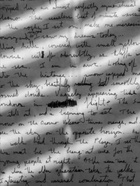
#> input picture data/writing.jpg, 140 x 186 px, shrunk from 420 x 559 before the run, found by its file name
$ python adaptive_threshold.py
#> lines starting #> are read from the running program, lines starting #| are printed output that depends on the picture
import os

import cv2

#when one "global" threshold does not work
#computes based making many small regions and finding threshold for each region

img = cv2.imread(os.path.join('.', 'data', 'writing.jpg'))
#> img is the input picture: shape (186, 140, 3); min 0, max 243, mean 129.2

img_gray = cv2.cvtColor(img, cv2.COLOR_BGR2GRAY)

#3rd parameter can be gaussian or mean
#5th must be odd
#6th is size of region
adaptive_thres = cv2.adaptiveThreshold(img_gray, 255, cv2.ADAPTIVE_THRESH_GAUSSIAN_C, cv2.THRESH_BINARY, 21, 20)
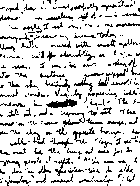
#> adaptive_thres: shape (186, 140); 83.7% white; black in thin lines or dots

cv2.imshow('img', img)
cv2.imshow('adaptive_thres', adaptive_thres)

cv2.waitKey(0)
